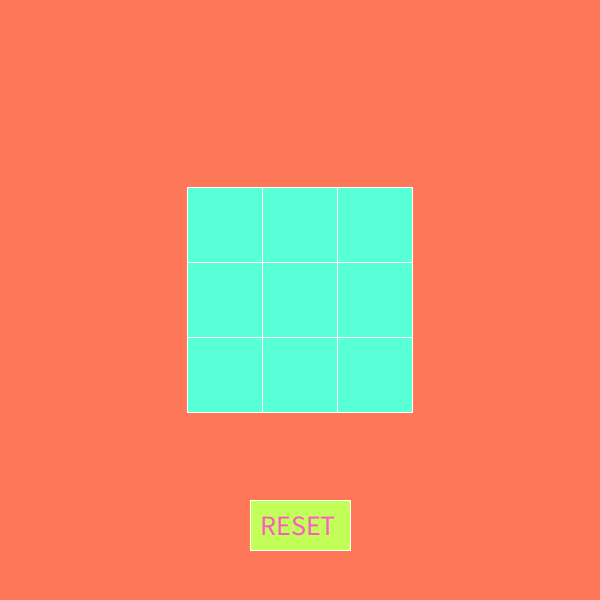
Frame 1 (no input)
Frame 60 (the mouse pressed at the canvas centre just before this capture): identical to frame 1, image omitted
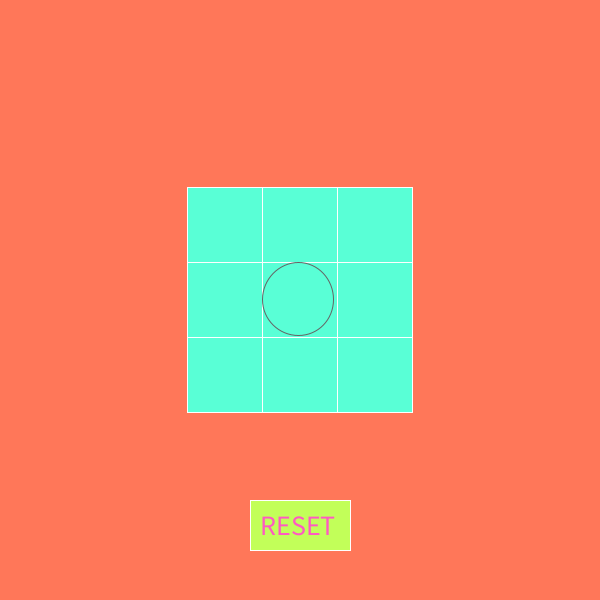
Frame 120 (the mouse held since frame 60 and released just before this capture)

The Processing sketch that drew these frames (run headless with seeded random() and noise(); from frame 60 on, the mouse is pressed at the canvas centre):

// Processing sketch: Tic_Tac
// ── Tic_Tac.pde

private Board playBoard;
private Reset reset;
public int player = 0;
private int holder = 0;
private int count1 = 0;
private int count2 = 0;
private boolean show1 = false;
private boolean show2 = false;


public void settings(){
  size(600, 600); 
}

public void setup() {
  playBoard = new Board(187.5,187.5);
  reset = new Reset();
  
}

public void draw() {
  background(255,119,89); //sets background color
  playBoard.display(); //displays the board
  reset.display(); //displays the reset button
  fill(0,0,0);
  if (show1) {
    reset.player1();
    reset.newGame();
  }
  else if (show2) {
    reset.player2();
    reset.newGame();
}
if (tie()) {
  reset.tie();
}
}


void mousePressed(){
  if (!show1 && !show2) {
  for (int i = 0; i < playBoard.getRows(); i++) { //loops through each cell and calls the 
    for (int j = 0; j < playBoard.getCols(); j++) { //click function on them
      playBoard.getBoard()[i][j].click(mouseX, mouseY);
    }
  } 
  }
  
  if (mouseX > 250 && mouseX < 350) { //checks the mouse position in the x direction
     if (mouseY > 500 && mouseY < 550) { //checks the mouse position in the y direction
    for (int i = 0; i < playBoard.getRows(); i++) { //loops through each cell and calls the 
    for (int j = 0; j < playBoard.getCols(); j++) { //click function on them
      playBoard.getBoard()[i][j].clean(); //changes the state of each cell to 0
    }
  } 
  }
  show1 = false; //resets the winner state of the board
  show2 = false;
  }
  
  check(); //runs the check method each time
  
} //end of mousePressed method


public void check() { //method to check if there is a winner
  for (int i = 0; i <3; i++) { //start of the for loop to check if there is a column winner
    count1 = 0;
    count2 = 0;
    for (int j = 0; j < 3; j++) { //iterates 
      holder = playBoard.getBoard()[i][j].checkState();
      if (holder == 1) { 
        count1++;
      }
      else if (holder == 2) {
        count2++;
      }
      
      if (count1 == 3) {
        print("Player 1 wins");
        show1 = true;
      }
      else if (count2 == 3) {
        print("Player 2 wins");
        show2 = true;
      }
    }
     
  }
  
  for (int i = 0; i <3; i++) { //start of the for loop to check if there is a row winner
    count1 = 0;
    count2 = 0;
    for (int j = 0; j < 3; j++) { //iterates 
      holder = playBoard.getBoard()[j][i].checkState();
      if (holder == 1) { 
        count1++;
      }
      else if (holder == 2) {
        count2++;
      }
      
      if (count1 == 3) {
        print("Player 1 winz");
        show1 = true;
      }
      else if (count2 == 3) {
        print("Player 2 winz");
        show2 = true;
      }
    }
    
    count1 = 0;
    count2 = 0;
    for (int k = 0; k <3; k++) { //start of the for loop for the upper left to lower right diagonal
      holder = playBoard.getBoard()[k][k].checkState();
      if (holder == 1) { 
        count1++;
      }
      else if (holder == 2) {
        count2++;
      }
      
      if (count1 == 3) {
        print("Player 1 winx");
        show1 = true;
      }
      else if (count2 == 3) {
        print("Player 2 winx");
        show2 = true;
      }
    }
    
    count1 = 0;
    count2 = 0;
     for (int k = 0; k <3; k++) { //start of the for loop for the upper right to lower left diagonal
      holder = playBoard.getBoard()[2-k][k].checkState();
      if (holder == 1) { 
        count1++;
      }
      else if (holder == 2) {
        count2++;
      }
      
      if (count1 == 3) {
        print("Player 1 winv");
        show1 = true;
      }
      else if (count2 == 3) {
        print("Player 2 winv");
        show2 = true;
      }
    }
     
  
  }
  
} //close of the check method

public boolean tie() {
  int fake;
  for (int i = 0; i < playBoard.getRows(); i++) { //loops through each cell and calls the 
    for (int j = 0; j < playBoard.getCols(); j++) { //click function on them
      fake = playBoard.getBoard()[i][j].checkState();
      if (fake == 0) {
        return false;
      }
    }
  }
  return true;
}//end of tie method
  
  
  



      


  
  
// ── Board.pde

public class Board{
 private float cellSize;
 private int rows;
 private int cols;
 
 // Has-a
 private Cell[][] theBoard;
 
 public Board(){
   cellSize = 50; 
   rows = cols = 3;
   theBoard = new Cell[rows][cols];  //initializes the board
   for(int i = 0; i < theBoard.length; i++){   //fills the board with Cell objects
     for(int j = 0; j < theBoard[i].length; j++){
        theBoard[i][j] = new Cell(i*cellSize, j*cellSize, cellSize, cellSize);   
     }
   }
 }

 // In your parameterized constructor, set the location of the board 
 // so it is not always in the top left corner.
  public Board(float xLoc, float yLoc){
   cellSize = 75; 
   rows = cols = 3;
   theBoard = new Cell[rows][cols];  //initializes the board
   for(int i = 0; i < theBoard.length; i++){   //fills the board with Cell objects
     for(int j = 0; j < theBoard[i].length; j++){
        theBoard[i][j] = new Cell(xLoc+i*cellSize,yLoc+ j*cellSize, cellSize, cellSize);   
     }
   }
 }
 
 public void display(){
   // loop through each Cell in theBoard and call the Cell display function
   for(int i = 0; i < theBoard.length; i++){
     for(int j = 0; j < theBoard[i].length; j++){
        theBoard[i][j].display();   
     }
   }
 
 }
 
     public Cell[][] getBoard() {
       return theBoard;
     }
     
     public int getRows() {
       return rows;
     }
     
     public int getCols() {
       return cols;
     }
     
     public void clear() {
  for (int i = 0; i < 3; i++) {
    for (int j = 0; j < 3; j++) {
      theBoard[i][j].clean();
    }
  }
}


}
// ── Cell.pde
public class Cell {
  // A cell object knows about its location in the grid 
  // as well as its size with the variables x,y,w,h
  // as well as it's state (O = empty, 1 = X, 2 = O)
  
  private float x,y;   // x,y location
  private float w,h;   // width and height
  private int state;

  // Cell Constructor
  public Cell(float tempX, float tempY, float tempW, float tempH) {
    x = tempX;
    y = tempY;
    w = tempW;
    h = tempH;
  } 
  
  
  public void click (int tx, int ty){
   int mx = tx;
   int my = ty;
   
   // checks to see if the cell was clicked.
   if(mx > x && mx< x + w && my > y && my < y + h){
     
     // Looks at who the player is and to see if the square is open
      if(player == 0 && state == 0){
         state = 1;
         player = 1;
         print("X at " + mouseX + "  " + mouseY);
      } else if(player == 1 && state ==0){
        state = 2;
        player = 0;
        print("O at " + mouseX + "  " + mouseY);
      }
   }
  }
   
   public void clean(){
    state = 0; 
   }
   
   public int checkState(){
     return state;
   }
   
   public float checkX(){
     return x;
   }
   
   public float checkY(){
     return y;
   }
   

  public void display() {
    stroke(255);
    fill(89,255,214);
    rect(x,y,w,h); 
    if (state == 1 ){ // makes an 0
       ellipseMode(CORNER);
       stroke(100);
       ellipse(x, y, w-4, h-2);
    } else if (state == 2){ // makes an X
      stroke(100);
      line(x, y, x+w, y+h);
      line(x+w, y, x, y+h);
    }
    
  }
  
}

/*

Extensions include: 
-- Create AI - play the computer
-- Check to see if it is done.

Other grid based games
-- Connect 4
-- Bloons
-- 


*/

  
// ── Reset.pde
public class Reset {
  private int xLoc = 250;
  private int yLoc = 500;
  private int xHeight = 100;
  private int yHeight = 50;
  
  public Reset() {
  }
  
  public void display() {
    fill(194,255,89);
    rect(xLoc, yLoc, xHeight, yHeight);
    fill(255,89,194);
    textSize(28);
    text("RESET", xLoc+10, yLoc+35);
    
  }
  
  public void player1() {
    textSize(28);
    text("Player 1 Wins!", 200, 100);
  }
  
  public void player2() {
    textSize(28);
    text("Player 2 Wins!", 200, 100);
}

 public void newGame() {
   fill(194,255,89);
    rect(xLoc, yLoc, xHeight, yHeight);
    fill(255,89,194);
    textSize(14);
    text("New Game?", xLoc+10, yLoc+30);
 }
 
 public void tie() {
   textSize(28);
    text("It's a draw", 200, 100);
 }
   
  
 
  
    
    
  
  
  
  
  
  
  
  
  
  
  
  
  
}
